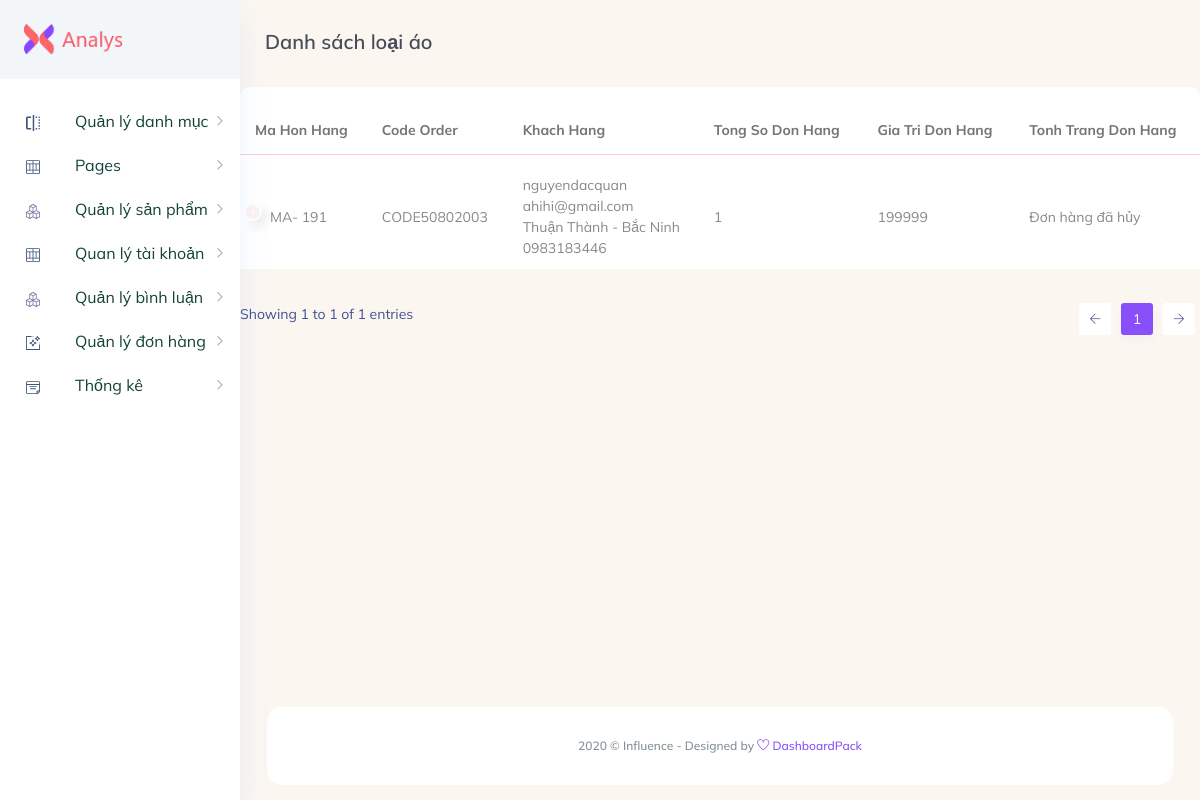
The page /TrangAdmin/Admin/index.php?act=listbill on the database its author committed.
### tables this page shows
CREATE TABLE `bill` (
  `id` int(10) NOT NULL,
  `iduser` int(10) DEFAULT 0,
  `bill_name` varchar(255) NOT NULL,
  `bill_address` varchar(25) NOT NULL,
  `bill_phone` varchar(50) NOT NULL,
  `bill_email` varchar(100) NOT NULL,
  `bill_pttt` tinyint(1) NOT NULL DEFAULT 1 COMMENT '1: Thanh toán trực tiếp 2:Thanh toán online',
  `ngaydathang` varchar(50) NOT NULL,
  `total` int(10) NOT NULL DEFAULT 0,
  `bill_status` tinyint(1) NOT NULL DEFAULT 0 COMMENT '0: Đơn hàng  1: Đang xử lý 2: Đang giao hàng 3:Đã giao hàng',
  `receive_name` varchar(255) NOT NULL,
  `receive_address` varchar(255) NOT NULL,
  `receive_phone` varchar(50) NOT NULL,
  `code_order` varchar(50) NOT NULL
);

### model/pdo.php (called while the page is built, shortened)
<?php
function pdo_get_connection(){
    $servername = "localhost";
    $username = "root";
    $password = "";
    try {
        $conn = new PDO("mysql:host=$servername;dbname=webshirt", $username, $password);
        $conn->setAttribute(PDO::ATTR_ERRMODE, PDO::ERRMODE_EXCEPTION);
        return $conn;
    } catch(PDOException $e) {
        echo "Connection failed: " . $e->getMessage();
    }
}
function pdo_query($sql){
    $sql_args=array_slice(func_get_args(),1);
    try{
        $conn=pdo_get_connection();
        $stmt=$conn->prepare($sql);
        $stmt->execute($sql_args);
        $rows=$stmt->fetchAll();
        return $rows;
    }
    catch(PDOException $e){
        throw $e;
    }
    finally{
        unset($conn);
    }
}
?>

### TrangAdmin/Admin/bill/listbill.php (the view, shortened to what this page needs)
<section class="main_content dashboard_part large_header_bg">
    <div class="white_card_body">
        <div class="QA_section">
            <div class="white_box_tittle list_header mt_30 ml_25">
                <h4>Danh sách loại áo</h4>
            </div>
            <div class="QA_table mb_30">
                <table class="table lms_table_active ">
                    <thead>
                        <tr>
                            <th scope="col">Ma hon hang</th>
                            <th scope="col">Code Order</th>
                            <th scope="col">Khach hang</th>
                            <th scope="col">Tong so don hang</th>
                            <th scope="col">Gia tri don hang</th>
                            <th scope="col">Tonh trang don hang</th>
                        </tr>
                    </thead>
                    <tbody>
                        <?php
                        foreach ($billl as $bill) {
                            extract($bill);
                            $kh =$bill["bill_name"].'<br>'
                            .$bill["bill_email"] .'<br>'
                            .$bill["bill_address"].'<br>'
                            .$bill["bill_phone"];
                            $xoabill = "index.php?act=delete_bill&id=" .$id;
                            $coutsp =loadall_cart_count($bill["id"]);
                            $ttdh = get_ttdh($bill['bill_status']);
                            $ctsp = 'index.php?act=ctdonhang&id=' .$bill['id'];
                            $status = 'index.php?act=updatesta&id=' .$id;
                            echo '<tr>
                            <td>MA- '.$bill['id'].'</td>
                            <td>'.$bill['code_order'].'</td>
                            <td>'.$kh.'</td>
                            <td>'.$coutsp.'</td>
                            <td>'.$bill['total'].'</td>
                            <td>'.$ttdh.'</td>
                            <td>'.$bill['ngaydathang'].'</td>
                            <td> <a href="'.$ctsp.'">Chi tiet san pham</a></td>
                            <td> <a href="'.$status.'">Update status</a></td>
                            <td> <a href="'.$xoabill.'">Delete bill</a></td>
                            </tr>';
                        }
                        ?>
                    </tbody>
                </table>
            </div>
        </div>
    </div>

### rows shown on the page
bill: id "191", code_order "CODE50802003", bill_name "nguyendacquan", bill_email "ahihi@gmail.com", bill_address "Thuận Thành - Bắc Ninh", bill_phone "0983183446", coutsp "1", total "199999", bill_status "Đơn hàng đã hủy"
